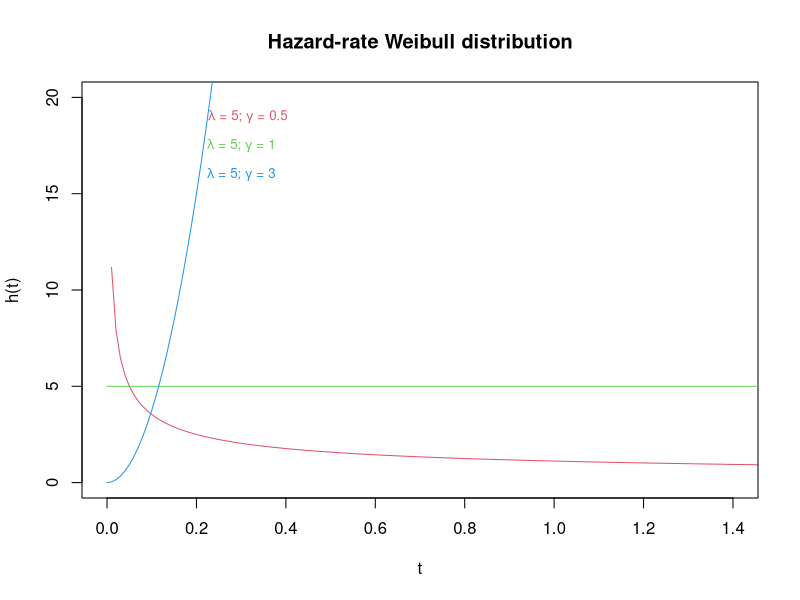

R code for this plot:
## Hazard-rate of differents distributions:

  ## Exponential distribution

  ## Weibull dstribution
# h(t)
h_Weibull <- function(lambda, gamma, t){
  return( lambda*gamma*((lambda*t)^(gamma-1)) )
}

x <- seq(0,10,0.01)
h_weib1 <- h_Weibull(5,0.5,x)
h_weib2 <- h_Weibull(5,1,x)  # exponential
h_weib3 <- h_Weibull(5,3,x)
plot(x, h_weib1,col=2, type='l', main='Hazard-rate Weibull distribution', xlab='t', 
     ylab='h(t)', xlim=c(0,1.4), ylim=c(0,20))
lines(x,h_weib2,col=3)
lines(x,h_weib3,col=4) 
text(0.315,19,expression(paste(lambda,' = 5; ',gamma,' = 0.5' )),col=2,cex=0.8)
text(0.3,17.5,expression(paste(lambda,' = 5; ',gamma,' = 1' )),col=3,cex=0.8)
text(0.3,16,expression(paste(lambda,' = 5; ',gamma,' = 3' )),col=4,cex=0.8)

x <- 5